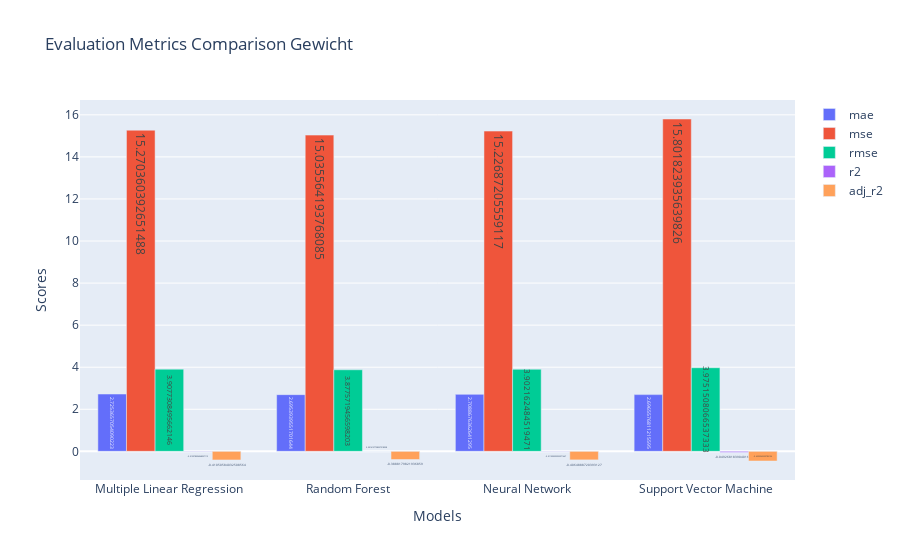

This figure's notebook cell:
### Code cell
# Extracting model names and metric scores
model_names = [d['model'] for d in regression_stats_test]
metric_labels = list(regression_stats_test[0].keys())[1:]
metric_scores = {metric: [d[metric] for d in regression_stats_test] for metric in metric_labels}

# Plotting the bar chart
fig = go.Figure()

for metric in metric_labels:
    fig.add_trace(go.Bar(
        x=model_names,
        y=metric_scores[metric],
        text=metric_scores[metric],  # Display the values on the bars
        textposition='auto',  # Position the text inside the bars
        name=metric
    ))

# Updating the layout
fig.update_layout(
    title='Evaluation Metrics Comparison Gewicht',
    xaxis_title='Models',
    yaxis_title='Scores',
    barmode='group'
)

# Display the plot
fig.show()

### Figure 1 — Plotly figure (JSON) as saved in the notebook; plotly's stock layout.template omitted (floating-point values rounded to 4 significant figures)
{"data": [{"name": "mae", "text": ["2.7253657054090223", "2.6953939551701644", "2.7088676362641295", "2.6965576811215595"], "textposition": "auto", "type": "bar", "x": ["Multiple Linear Regression", "Random Forest", "Neural Network", "Support Vector Machine"], "y": [2.725, 2.695, 2.709, 2.697]}, {"name": "mse", "text": ["15.270360392651488", "15.035564193768085", "15.22687205559117", "15.801823935639826"], "textposition": "auto", "type": "bar", "x": ["Multiple Linear Regression", "Random Forest", "Neural Network", "Support Vector Machine"], "y": [15.27, 15.04, 15.23, 15.8]}, {"name": "rmse", "text": ["3.9077308495662146", "3.8775719456598203", "3.902162484519471", "3.9751508066537333"], "textposition": "auto", "type": "bar", "x": ["Multiple Linear Regression", "Random Forest", "Neural Network", "Support Vector Machine"], "y": [3.908, 3.878, 3.902, 3.975]}, {"name": "r2", "text": ["-0.013978094048957113", "0.0016127758527318958", "-0.011090393955971667", "-0.04926818390401699"], "textposition": "auto", "type": "bar", "x": ["Multiple Linear Regression", "Random Forest", "Neural Network", "Support Vector Machine"], "y": [-0.01398, 0.001613, -0.01109, -0.04927]}, {"name": "adj_r2", "text": ["-0.41050584032508564", "-0.3888179821936859", "-0.4064888720393127", "-0.4595965239782136"], "textposition": "auto", "type": "bar", "x": ["Multiple Linear Regression", "Random Forest", "Neural Network", "Support Vector Machine"], "y": [-0.4105, -0.3888, -0.4065, -0.4596]}], "layout": {"barmode": "group", "title": {"text": "Evaluation Metrics Comparison Gewicht"}, "xaxis": {"title": {"text": "Models"}}, "yaxis": {"title": {"text": "Scores"}}}}
